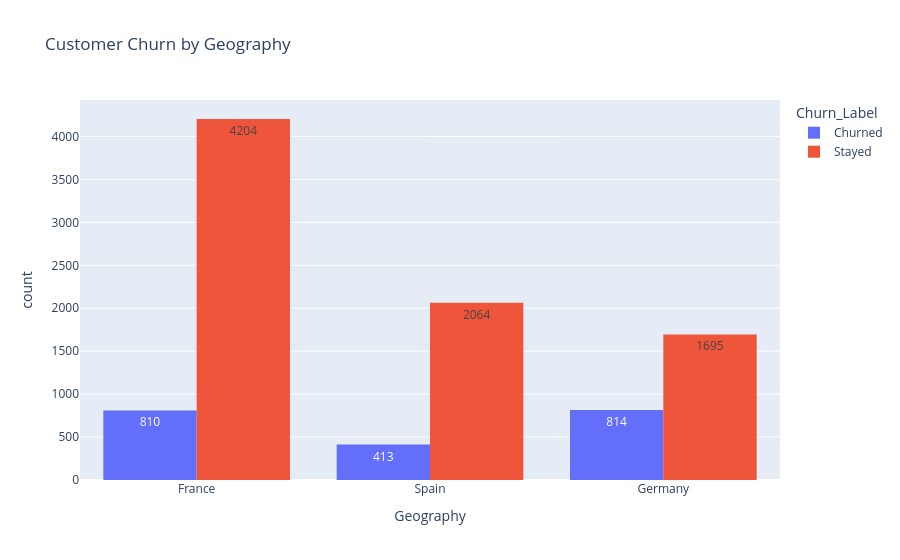

Notebook cell for this chart:
### Code cell
## Plotting the distribution of customers by geography and churn status

df1 = df.copy() ## create a copy of the original dataframe to perform EDA without modifying the original data
df1["Churn_Label"] = df1["Exited"].map({0: "Stayed", 1: "Churned"})

fig = px.histogram(
    df1,
    x="Geography",
    color="Churn_Label",
    barmode="group",
    text_auto=True,
    title="Customer Churn by Geography"
)

fig.show()

### Figure 1 — Plotly figure (JSON) as saved in the notebook; plotly's stock layout.template omitted (floating-point values rounded to 4 significant figures; data arrays with more than 128 entries replaced by an {"elided": "..."} marker saying what was removed)
{"data": [{"alignmentgroup": "True", "bingroup": "x", "hovertemplate": "Churn_Label=Churned<br>Geography=%{x}<br>count=%{y}<extra></extra>", "legendgroup": "Churned", "marker": {"color": "#636efa", "pattern": {"shape": ""}}, "name": "Churned", "offsetgroup": "Churned", "orientation": "v", "showlegend": true, "texttemplate": "%{value}", "type": "histogram", "x": {"elided": "2037 str values"}, "xaxis": "x", "yaxis": "y"}, {"alignmentgroup": "True", "bingroup": "x", "hovertemplate": "Churn_Label=Stayed<br>Geography=%{x}<br>count=%{y}<extra></extra>", "legendgroup": "Stayed", "marker": {"color": "#EF553B", "pattern": {"shape": ""}}, "name": "Stayed", "offsetgroup": "Stayed", "orientation": "v", "showlegend": true, "texttemplate": "%{value}", "type": "histogram", "x": {"elided": "7963 str values"}, "xaxis": "x", "yaxis": "y"}], "layout": {"barmode": "group", "legend": {"title": {"text": "Churn_Label"}, "tracegroupgap": 0}, "title": {"text": "Customer Churn by Geography"}, "xaxis": {"anchor": "y", "domain": [0, 1], "title": {"text": "Geography"}}, "yaxis": {"anchor": "x", "domain": [0, 1], "title": {"text": "count"}}}}
